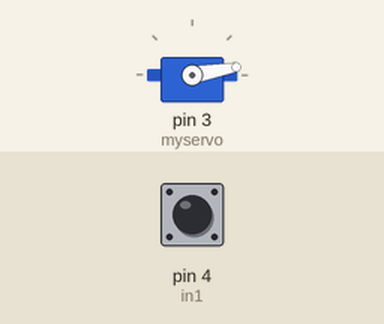
Recording of a sketch running on a simulated Arduino Uno, built with avr-gcc and run on an emulated ATmega328P. Parts: servo. The test bench sets the inputs (shaded band); at power-on: pin 4 (in1) HIGH.

Above: at 1.2 s.
1.3 s: pin 4 (in1) pulled LOW for 0.15 s
At 3.7 s:
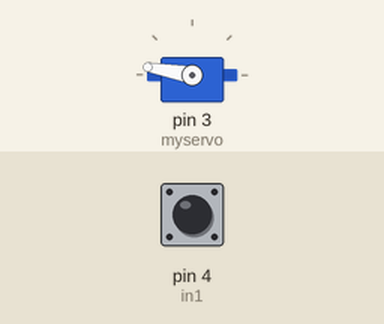
Timing chart, 0 to 9.8 s (numbered marks = the images above; inputs shaded):
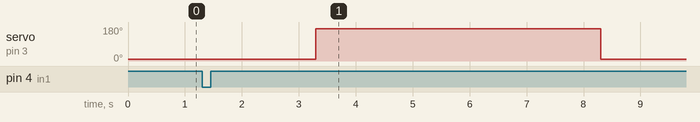

Measured:
- after the input at 1.3 s, servo on pin 3 (myservo): 10° → 170° after 2.0 s, → 10° 5.0 s later

The sketch:

servo_test_mit_button.ino
```cpp
#include <Servo.h>
int in1 = 4;
int in2 = 5;
int btn2;
int btn1;

Servo myservo;
void setup() {
  myservo.attach(3);
  pinMode(in1, INPUT_PULLUP);
  myservo.write(10);

}

void loop() {
  btn1 = !digitalRead(in1);
  if (btn1 == HIGH) {
    delay(2000);
    myservo.write(170);
    delay(5000);
    myservo.write(10);

  }
}
```
